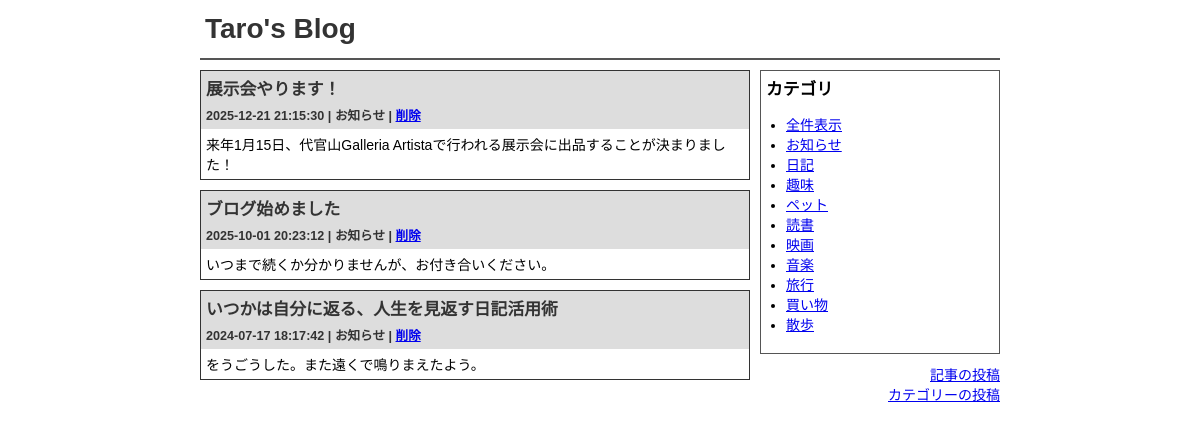
The app's page /blog/articles.php?c=1 with its own data.
### tables this page shows
CREATE TABLE articles (
  id SERIAL PRIMARY KEY,
  category_id INT NOT NULL,
  title VARCHAR(100) NOT NULL,
  article TEXT NOT NULL,
  created_at TIMESTAMP NOT NULL
);

CREATE TABLE categories (
  id INT PRIMARY KEY AUTO_INCREMENT,
  name VARCHAR(50) NOT NULL
);

### blog/util.inc.php (called while the page is built, shortened)
<?php
function h(?string $string): ?string
{
    return htmlspecialchars($string, ENT_QUOTES | ENT_HTML5, 'UTF-8');
}

### blog/articles.php (the view, shortened to what this page needs)
<?php
require_once 'util.inc.php';
try {
    $pdo = dbConnect();
    if (isset($_GET['c'])) {
        $category = $_GET['c'];
        $sql = 'SELECT
                    *,
                    a.id AS a_id
                FROM articles a
                JOIN categories c
                ON a.category_id = c.id
                WHERE c.id = :category
                ORDER BY a.created_at DESC';
        $stmt = $pdo->prepare($sql);
        $stmt->bindValue(':category', (int) $category, PDO::PARAM_INT);
        $stmt->execute();
    }
    $articles = $stmt->fetchAll();
    $sql = 'SELECT * FROM categories';
    $categories = $pdo->query($sql)->fetchAll();
} catch (PDOException $e) {
    header('Content-Type: text/plain; charset=UTF-8', true, 500);
    exit($e->getMessage());
}
?>
<!DOCTYPE html>
<html lang="ja">
<head>
    <link href="css/style.css" rel="stylesheet">
</head>
<body>
    <div class="container">
        <header class="header">
            <h1><a href="articles.php">Taro's Blog</a></h1>
        </header>
        <main class="main">
            <?php foreach ($articles as $article) : ?>
                <article class="article">
                    <section class="title">
                        <h2><?= h($article['title']) ?></h2>
                        <h3><?= h($article['created_at']) ?> | <?= h($article['name']) ?> | <a href="delete_article.php?d=<?= h($article['a_id']) ?>">削除</a></h3>
                    </section>
                    <div class="body">
                        <?= h($article['article']) ?>
                    </div>
                </article>
            <?php endforeach; ?>
        </main>
        <aside class="side">
            <nav class="sidebox">
                <h2>カテゴリ</h2>
                <ul>
                    <li><a href="articles.php">全件表示</a></li>
                    <?php foreach ($categories as $category) : ?>
                        <li><a href="?c=<?= h($category['id']) ?>"><?= h($category['name']) ?></a></li>
                    <?php endforeach; ?>
                </ul>
            </nav>
            <p class="right">
                <a href="post_article.php">記事の投稿</a><br>
                <a href="post_category.php">カテゴリーの投稿</a>
            </p>
        </aside>
    </div>
</body>
</html>

### blog/css/style.css (style rules this page uses)
body { font-size: 14px; font-family: Arial; }
h1, h2, h3, p { margin: 0; font-size: 100%; }
.right { text-align: right; }
.container { width: 800px; margin: auto; }
.header { height: 50px; border-bottom: solid 2px #555; margin-bottom: 10px; }
.header h1 { font-size: 200%; color: #333; padding: 5px; }
.header h1 a { color: #333; text-decoration: none; }
.main { float: left; width: 550px; }
.main .article { border: solid 1px #333; margin-bottom: 10px; }
.main .article .title { color: #333; background-color: #ddd; padding: 5px; }
.main .article .title h2 { font-size: 120%; margin-bottom: 5px; }
.main .article .title h3 { font-size: 90%; }
.main .article .body { padding: 5px; }
.side { float: right; width: 240px; }
.side p { margin: 5px 0; }
.side .sidebox { border: solid 1px #555; padding: 5px; margin-bottom: 10px; }
.side .sidebox h2 { font-size: 120%; }
.side ul { padding: 0 20px; }

### records on screen
articles: title "展示会やります！", created_at "2025-12-21 21:15:30", category.name "お知らせ", article "来年1月15日、代官山Galleria Artistaで行われる展示会に出品することが決まりました！"
articles: title "ブログ始めました", created_at "2025-10-01 20:23:12", category.name "お知らせ", article "いつまで続くか分かりませんが、お付き合いください。"
articles: title "いつかは自分に返る、人生を見返す日記活用術", created_at "2024-07-17 18:17:42", category.name "お知らせ", article "をうごうした。また遠くで鳴りまえたよう。"
categories: name "お知らせ"
categories: name "日記"
categories: name "趣味"
categories: name "ペット"
categories: name "読書"
categories: name "映画"
categories: name "音楽"
categories: name "旅行"
categories: name "買い物"
categories: name "散歩"
